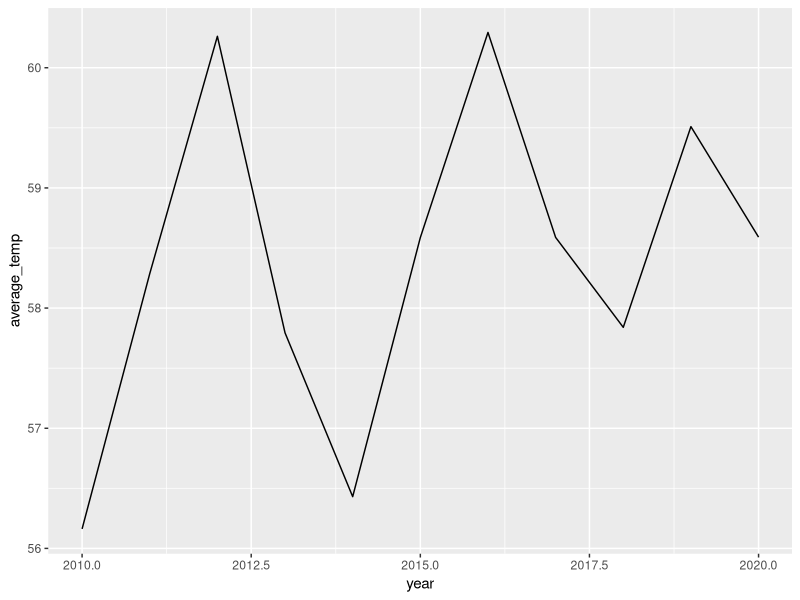
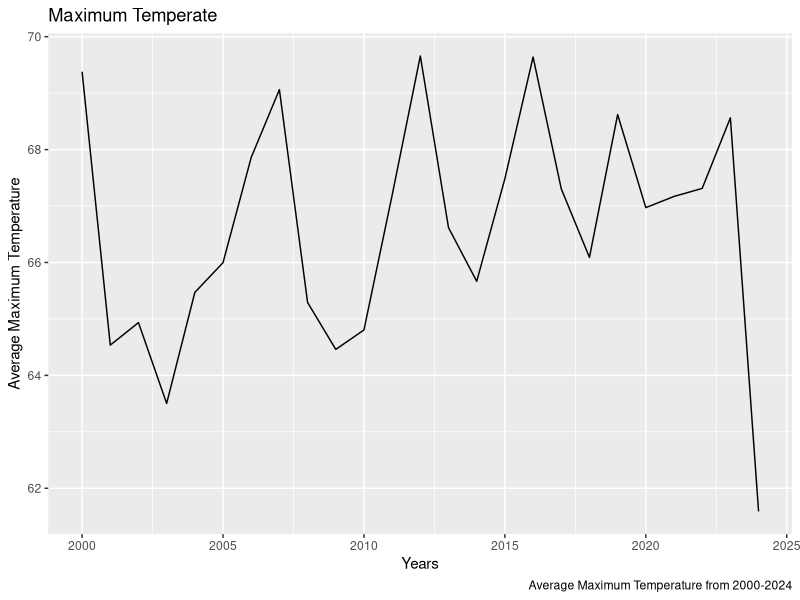
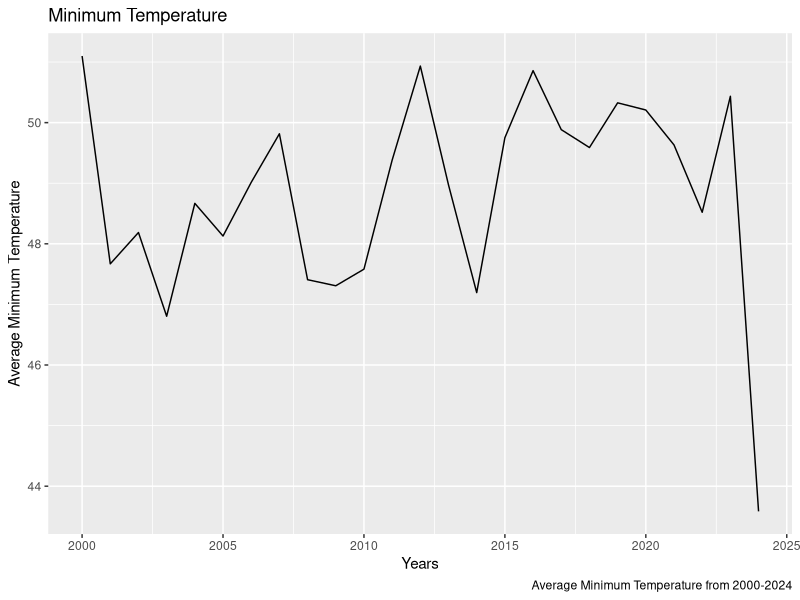
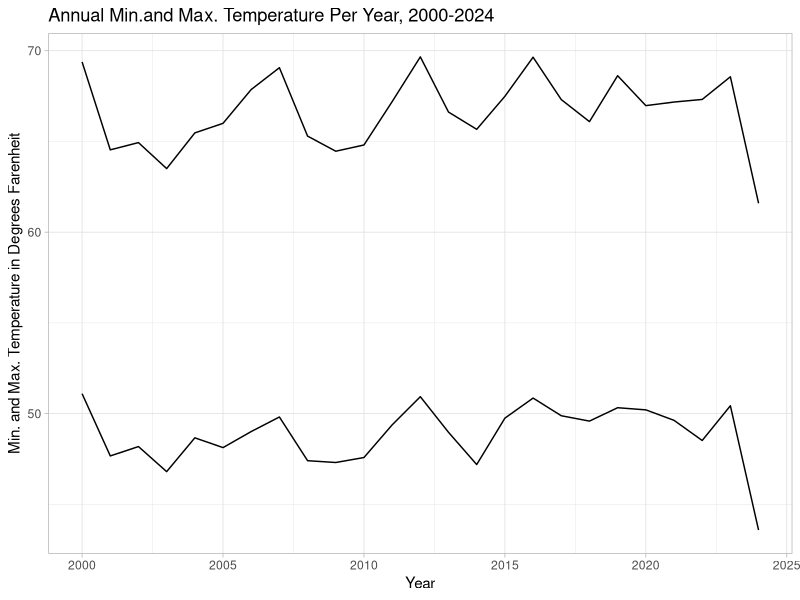

R code for these plots, in order:
## ---- chunk 1
knitr::opts_chunk$set(echo = FALSE, warning = FALSE, message = FALSE)
library(tidyverse)
library(lubridate)
library(dplyr)
## ---- chunk 2

climate <- read_csv("sewanee_weather.csv")

climate <- climate %>% 
  mutate(year = year(DATE))
climate<- climate %>% 
  mutate( average_temp = (TMAX+TMIN)/2)

climate_2010_2020 <- climate %>% 
  filter(year >= 2010 & year <= 2020) %>% 
  group_by(year) %>% 
  summarise(average_temp = mean(average_temp, na.rm = TRUE))

ggplot( data = climate_2010_2020, aes(x = year, y = average_temp))+
  geom_line()

## ---- chunk 3
Max_Temp <- climate %>% 
  group_by(year) %>% 
  summarise(average_max_temp = mean(TMAX, na.rm = TRUE))
ggplot(data = Max_Temp, aes(x = year, y = average_max_temp))+
  geom_line()+
  labs( title = "Maximum Temperate",
        x = "Years",
        y = "Average Maximum Temperature",
        caption = "Average Maximum Temperature from 2000-2024")

 
Min_Temp <- climate %>% 
  group_by(year) %>% 
  summarise(average_min_temp = mean(TMIN, na.rm = TRUE))
ggplot(data = Min_Temp, aes(x = year, y = average_min_temp))+
  geom_line()+
  labs(title = "Minimum Temperature",
       x = "Years",
       y = "Average Minimum Temperature",
       caption = "Average Minimum Temperature from 2000-2024")

## ---- chunk 4
climate_min_max <- climate %>%
  select(year, TMIN, TMAX) %>%
  group_by(year) %>%
  summarize(TMIN = mean(TMIN, na.rm = TRUE), TMAX = mean(TMAX, na.rm = TRUE))
ggplot(data = climate_min_max) +
  geom_line(aes(x = year, y = TMIN)) +
  geom_line(aes(x = year, y = TMAX)) +
  labs(title = "Annual Min.and Max. Temperature Per Year, 2000-2024",
       x = "Year",
       y = "Min. and Max. Temperature in Degrees Farenheit") +
  theme_light()
